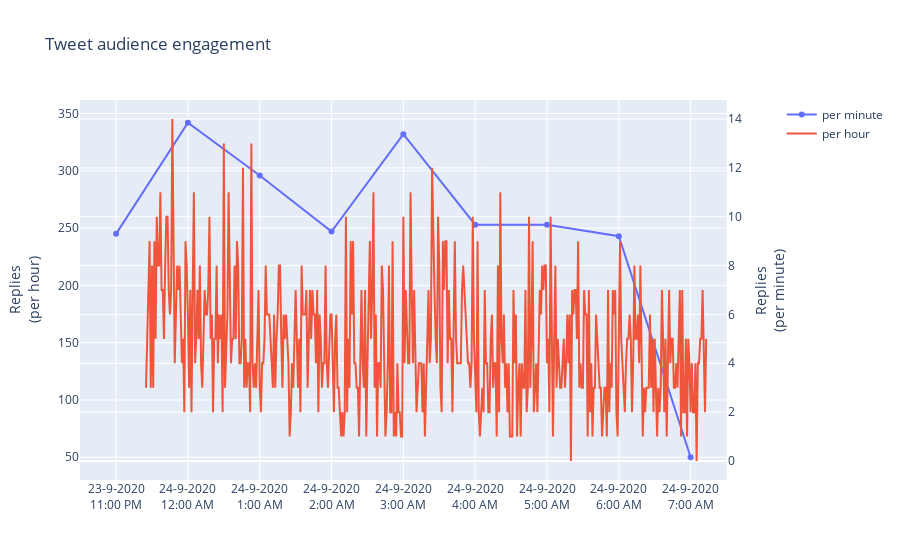

Notebook source saved alongside this figure:
### Code cell
fig = make_subplots(specs=[[{"secondary_y": True}]])
rate = ['per hour', 'per minute']
data = [go.Scatter(x=engage.index, y=engage['count'], name=f) 
        for engage, f in zip(engage_freq, rate)]

fig.add_trace(
    data[1],
    secondary_y=False,
)

fig.add_trace(
    data[0],
    secondary_y=True,
)

fig.update_layout(
    title_text='Tweet audience engagement',
    xaxis_tickformat = '%-d-%-m-%Y<br>%-I:%M %p'
)
fig.update_yaxes(title_text="Replies<br>(per hour)", secondary_y=False)
fig.update_yaxes(title_text="Replies<br>(per minute)", secondary_y=True)

fig.show()

### Figure 1 — Plotly figure (JSON) as saved in the notebook; plotly's stock layout.template omitted (floating-point values rounded to 4 significant figures; data arrays with more than 128 entries replaced by an {"elided": "..."} marker saying what was removed)
{"data": [{"name": "per minute", "type": "scatter", "x": ["2020-09-23T23:00:00", "2020-09-24T00:00:00", "2020-09-24T01:00:00", "2020-09-24T02:00:00", "2020-09-24T03:00:00", "2020-09-24T04:00:00", "2020-09-24T05:00:00", "2020-09-24T06:00:00", "2020-09-24T07:00:00"], "xaxis": "x", "y": [245, 342, 296, 247, 332, 253, 253, 243, 50], "yaxis": "y"}, {"name": "per hour", "type": "scatter", "x": {"elided": "469 str values"}, "xaxis": "x", "y": {"elided": "469 int values"}, "yaxis": "y2"}], "layout": {"autosize": true, "title": {"text": "Tweet audience engagement"}, "xaxis": {"anchor": "y", "autorange": true, "domain": [0, 0.94], "range": ["2020-09-23 22:29:59.976", "2020-09-24 07:30:00.024"], "tickformat": "%-d-%-m-%Y<br>%-I:%M %p", "type": "date"}, "yaxis": {"anchor": "x", "autorange": true, "domain": [0, 1], "range": [28.61, 363.4], "title": {"text": "Replies<br>(per hour)"}, "type": "linear"}, "yaxis2": {"anchor": "x", "autorange": true, "overlaying": "y", "range": [-0.7778, 14.78], "side": "right", "title": {"text": "Replies<br>(per minute)"}, "type": "linear"}}}
